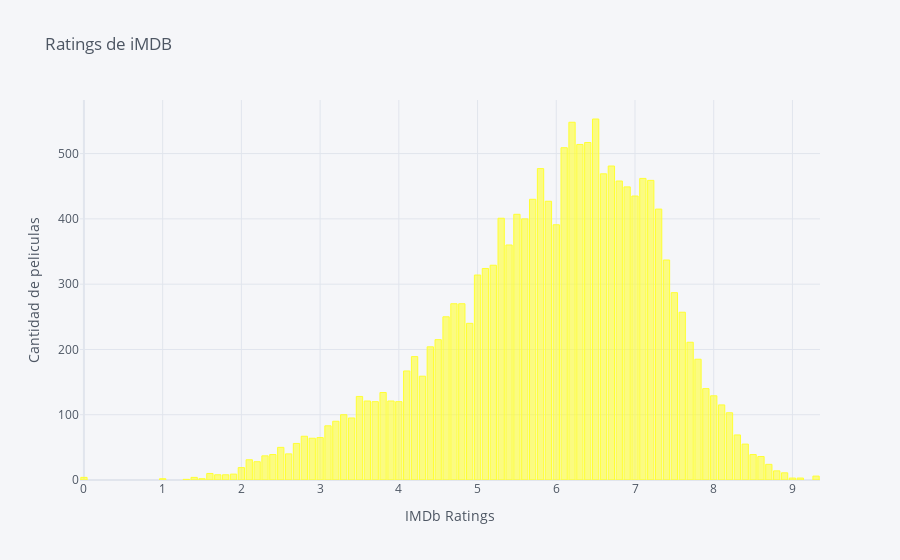

The notebook cell saved with this chart:
### Markdown cell above
### IMDB Ratings

### Code cell
data['IMDb'].value_counts().iplot(kind="bar", color="Yellow", xTitle='IMDb Ratings', yTitle="Cantidad de peliculas", title = "Ratings de iMDB")

### Figure 1 — Plotly figure (JSON) as saved in the notebook; plotly's stock layout.template omitted (floating-point values rounded to 4 significant figures)
{"data": [{"marker": {"color": "rgba(255, 255, 51, 0.6)", "line": {"color": "rgba(255, 255, 51, 1.0)", "width": 1}}, "name": "IMDb", "orientation": "v", "text": "", "type": "bar", "x": [6.5, 6.2, 6.4, 6.3, 6.1, 6.7, 5.8, 6.6, 7.1, 7.2, 6.8, 6.9, 7, 5.7, 5.9, 7.3, 5.5, 5.3, 5.6, 6, 5.4, 7.4, 5.2, 5.1, 5, 7.5, 4.7, 4.8, 7.6, 4.6, 4.9, 4.5, 7.7, 4.4, 4.2, 7.8, 4.1, 4.3, 7.9, 3.8, 8, 3.5, 3.6, 3.9, 3.7, 4, 8.1, 8.2, 3.3, 3.4, 3.2, 3.1, 8.3, 2.8, 3, 2.9, 2.7, 8.4, 2.5, 2.6, 8.5, 2.4, 2.3, 8.6, 2.1, 2.2, 8.7, 2, 8.8, 8.9, 1.6, 1.9, 1.8, 1.7, 9.3, 0, 1.4, 9.1, 9, 1.5, 1, 1.3], "y": [553, 548, 517, 514, 509, 481, 477, 469, 462, 459, 458, 449, 435, 430, 427, 415, 407, 401, 400, 391, 360, 337, 329, 324, 314, 287, 270, 270, 257, 250, 240, 215, 211, 204, 189, 185, 167, 159, 140, 134, 129, 128, 121, 121, 120, 120, 115, 103, 100, 95, 90, 83, 69, 67, 65, 64, 56, 55, 50, 40, 39, 39, 37, 36, 31, 28, 24, 19, 14, 11, 10, 9, 8, 8, 6, 4, 4, 3, 3, 2, 2, 1]}], "layout": {"legend": {"bgcolor": "#F5F6F9", "font": {"color": "#4D5663"}}, "paper_bgcolor": "#F5F6F9", "plot_bgcolor": "#F5F6F9", "title": {"font": {"color": "#4D5663"}, "text": "Ratings de iMDB"}, "xaxis": {"gridcolor": "#E1E5ED", "showgrid": true, "tickfont": {"color": "#4D5663"}, "title": {"font": {"color": "#4D5663"}, "text": "IMDb Ratings"}, "zerolinecolor": "#E1E5ED"}, "yaxis": {"gridcolor": "#E1E5ED", "showgrid": true, "tickfont": {"color": "#4D5663"}, "title": {"font": {"color": "#4D5663"}, "text": "Cantidad de peliculas"}, "zerolinecolor": "#E1E5ED"}}}
